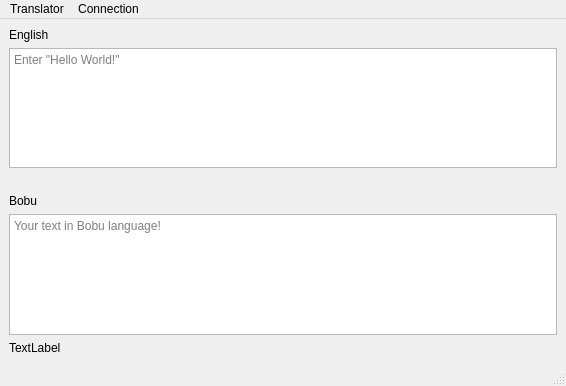
<?xml version="1.0" encoding="UTF-8"?>
<ui version="4.0">
 <class>MainWindow</class>
 <widget class="QMainWindow" name="MainWindow">
  <property name="geometry">
   <rect>
    <x>0</x>
    <y>0</y>
    <width>566</width>
    <height>386</height>
   </rect>
  </property>
  <property name="minimumSize">
   <size>
    <width>235</width>
    <height>0</height>
   </size>
  </property>
  <property name="windowTitle">
   <string>Bobu - Translator [Eng -&gt; Bobu]</string>
  </property>
  <widget class="QWidget" name="centralwidget">
   <layout class="QVBoxLayout" name="verticalLayout_3">
    <item>
     <layout class="QVBoxLayout" name="verticalLayout">
      <item>
       <widget class="QLabel" name="label">
        <property name="text">
         <string>English</string>
        </property>
       </widget>
      </item>
      <item>
       <widget class="QTextEdit" name="text_enter">
        <property name="placeholderText">
         <string>Enter &quot;Hello World!&quot;</string>
        </property>
       </widget>
      </item>
     </layout>
    </item>
    <item>
     <spacer name="horizontalSpacer">
      <property name="orientation">
       <enum>Qt::Horizontal</enum>
      </property>
      <property name="sizeHint" stdset="0">
       <size>
        <width>40</width>
        <height>20</height>
       </size>
      </property>
     </spacer>
    </item>
    <item>
     <layout class="QVBoxLayout" name="verticalLayout_2">
      <item>
       <widget class="QLabel" name="label_2">
        <property name="text">
         <string>Bobu</string>
        </property>
       </widget>
      </item>
      <item>
       <widget class="QTextEdit" name="text_output">
        <property name="readOnly">
         <bool>true</bool>
        </property>
        <property name="placeholderText">
         <string>Your text in Bobu language!</string>
        </property>
       </widget>
      </item>
     </layout>
    </item>
    <item>
     <widget class="QLabel" name="status_label">
      <property name="text">
       <string>TextLabel</string>
      </property>
     </widget>
    </item>
   </layout>
  </widget>
  <widget class="QMenuBar" name="menubar">
   <property name="geometry">
    <rect>
     <x>0</x>
     <y>0</y>
     <width>566</width>
     <height>21</height>
    </rect>
   </property>
   <widget class="QMenu" name="menuConection">
    <property name="title">
     <string>Connection</string>
    </property>
    <addaction name="actionConnect"/>
    <addaction name="actionDisconnect"/>
    <addaction name="actionSettings"/>
   </widget>
   <widget class="QMenu" name="menuTranslator">
    <property name="title">
     <string>Translator</string>
    </property>
    <addaction name="actionExit"/>
   </widget>
   <addaction name="menuTranslator"/>
   <addaction name="menuConection"/>
  </widget>
  <widget class="QStatusBar" name="statusbar"/>
  <action name="actionConnect">
   <property name="text">
    <string>Connect</string>
   </property>
   <property name="shortcut">
    <string>Ctrl+N</string>
   </property>
  </action>
  <action name="actionSettings">
   <property name="text">
    <string>Settings</string>
   </property>
   <property name="shortcut">
    <string>F5</string>
   </property>
  </action>
  <action name="actionExit">
   <property name="text">
    <string>Exit</string>
   </property>
   <property name="shortcut">
    <string>F4</string>
   </property>
  </action>
  <action name="actionDisconnect">
   <property name="text">
    <string>Disconnect</string>
   </property>
   <property name="shortcut">
    <string>Ctrl+D</string>
   </property>
  </action>
 </widget>
 <resources/>
 <connections/>
</ui>
